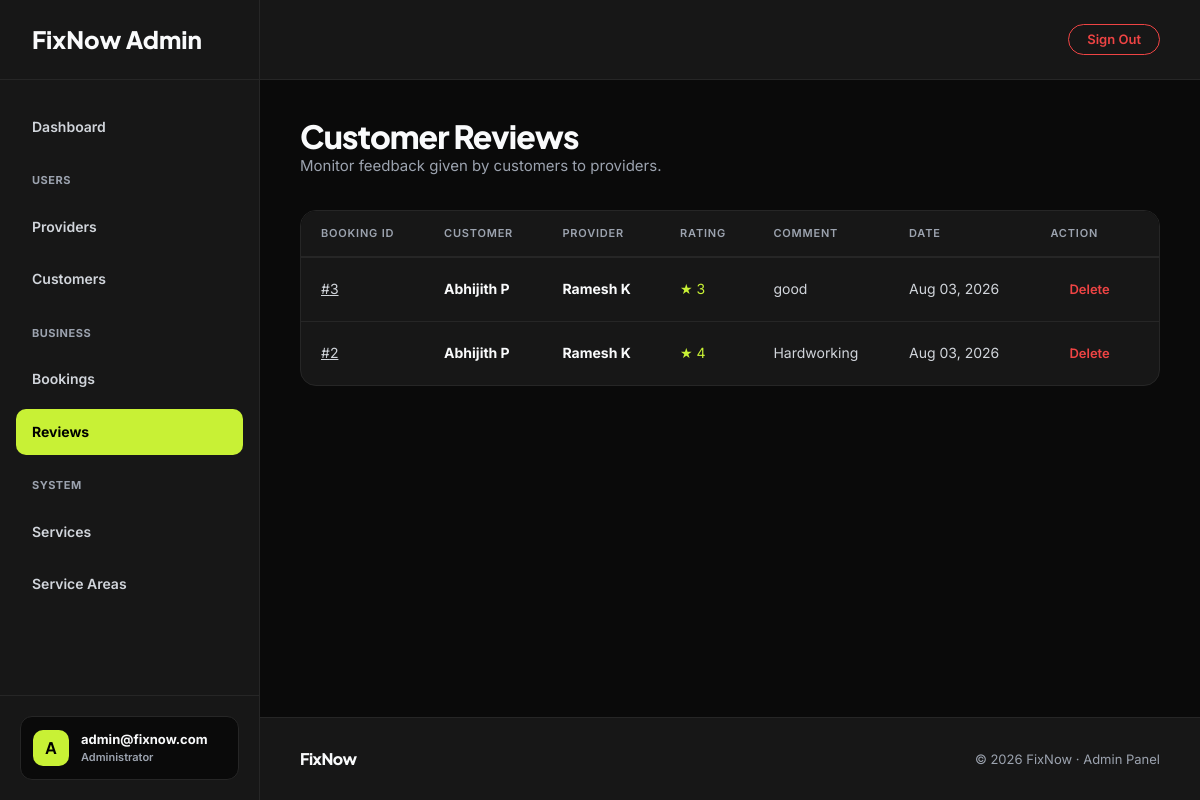
The page /dashboard/reviews/ (signed in) on the database its author committed.
### fixnow_app/models.py (models this page shows, shortened)
class CustomUser(AbstractUser):
    USER_TYPE_CHOICES = (
        ('customer', 'Customer'),
        ('provider', 'Provider'),
    )
    username = None
    email = models.EmailField(unique=True)
    phone = models.CharField(max_length=20, blank=True, null=True)
    user_type = models.CharField(max_length=20, choices=USER_TYPE_CHOICES, blank=True, null=True)
    created_at = models.DateTimeField(auto_now_add=True)
    updated_at = models.DateTimeField(auto_now=True)
    USERNAME_FIELD = 'email'
    REQUIRED_FIELDS = []
    objects = CustomUserManager()

class Review(models.Model):
    booking = models.OneToOneField(Booking, on_delete=models.CASCADE, related_name='review')
    customer = models.ForeignKey(CustomUser, on_delete=models.CASCADE, related_name='reviews_given')
    provider = models.ForeignKey(ProviderProfile, on_delete=models.CASCADE, related_name='reviews')
    rating = models.IntegerField(default=5)
    comment = models.TextField(blank=True)
    created_at = models.DateTimeField(auto_now_add=True)

class Booking(models.Model):
    STATUS_CHOICES = (
        ('pending',     'Pending'),
        ('confirmed',   'Confirmed'),
        ('in_progress', 'In Progress'),
        ('completed',   'Completed'),
        ('rejected',    'Rejected'),
        ('cancelled',   'Cancelled'),
    )
    customer = models.ForeignKey(CustomUser, on_delete=models.CASCADE, related_name='bookings')
    provider = models.ForeignKey(ProviderProfile, on_delete=models.CASCADE, related_name='bookings')
    category = models.ForeignKey(ServiceCategory, on_delete=models.SET_NULL, null=True)
    description = models.TextField()
    scheduled_date = models.DateField()
    scheduled_time = models.TimeField()
    address = models.TextField()
    pincode = models.CharField(max_length=10)
    status = models.CharField(max_length=20, choices=STATUS_CHOICES, default='pending')
    created_at = models.DateTimeField(auto_now_add=True)
    updated_at = models.DateTimeField(auto_now=True)
    class Meta:
        ordering = ['-created_at']

class ProviderProfile(models.Model):
    STATUS_CHOICES = (
        ('pending', 'Pending'),
        ('approved', 'Approved'),
        ('rejected', 'Rejected'),
        ('suspended', 'Suspended'),
    )
    user = models.OneToOneField(CustomUser, on_delete=models.CASCADE, related_name='provider_profile')
    category = models.ForeignKey(ServiceCategory, on_delete=models.SET_NULL, null=True, blank=True, related_name='providers')
    custom_category_request = models.CharField(max_length=200, blank=True, null=True)
    bio = models.TextField(blank=True)
    experience_years = models.IntegerField(default=0)
    profile_photo = models.ImageField(upload_to='provider_photos/', blank=True, null=True)
    id_proof = models.FileField(upload_to='id_proofs/', blank=True, null=True)
    service_pincodes = models.ManyToManyField(ServicePincode, blank=True, related_name='providers')
    is_available = models.BooleanField(default=True)
    avg_rating = models.DecimalField(max_digits=3, decimal_places=2, default=0.00)
    status = models.CharField(max_length=20, choices=STATUS_CHOICES, default='pending')
    created_at = models.DateTimeField(auto_now_add=True)
    updated_at = models.DateTimeField(auto_now=True)

### fixnow_app/views/admin_views.py (the view)
# urls.py: path('dashboard/reviews/', views.admin_review_list, name='admin_review_list'),
@login_required(login_url='admin_login')
def admin_review_list(request):
    if not request.user.is_staff:
        return redirect('admin_login')
    reviews = Review.objects.select_related(
        'customer', 'provider', 'provider__user', 'booking'
    ).order_by('-created_at')
    return render(request, 'admin_pages/review_list.html', {
        'reviews': reviews,
    })

### templates/admin_pages/review_list.html (shortened to what this page needs)
{% extends "admin_pages/base.html" %}
{% load static %}
{% block nav_reviews %}active{% endblock %}
{% block content %}
<div class="fn-page-header">
    <div style="display: flex; justify-content: space-between; align-items: flex-end; flex-wrap: wrap; gap: 24px;">
        <div>
            <h1 class="fn-display fn-display-sm">Customer Reviews</h1>
            <p class="fn-page-sub">Monitor feedback given by customers to providers.</p>
        </div>
    </div>
</div>
<div class="fn-table-wrap">
    <table class="fn-table">
        <thead>
            <tr>
                <th>Booking ID</th>
                <th>Customer</th>
                <th>Provider</th>
                <th>Rating</th>
                <th>Comment</th>
                <th>Date</th>
                <th>Action</th>
            </tr>
        </thead>
        <tbody>
            {% for review in reviews %}
            <tr>
                <td style="color: var(--fn-text-3);">
                    <a href="{% url 'admin_booking_detail' review.booking.id %}" style="color: var(--fn-text-2); text-decoration: underline;">#{{ review.booking.id }}</a>
                </td>
                <td>
                    <strong style="color: var(--fn-text-1);">{{ review.customer.get_full_name|default:review.customer.email }}</strong>
                </td>
                <td>
                    <strong style="color: var(--fn-text-1);">{{ review.provider.user.get_full_name|default:review.provider.user.email }}</strong>
                </td>
                <td style="color: var(--fn-accent);">★ {{ review.rating }}</td>
                <td style="max-width:250px; white-space: nowrap; overflow: hidden; text-overflow: ellipsis;" title="{{ review.comment }}">
                    {{ review.comment|default:"No comment" }}
                </td>
                <td>{{ review.created_at|date:"M d, Y" }}</td>
                <td>
                    <form method="POST" action="{% url 'admin_review_delete' review.id %}">
                        <button type="submit" class="fn-btn fn-btn-ghost fn-btn-sm" style="color: #ef4444; border-color: transparent;" onclick="return confirm('Delete this review permanently?');">Delete</button>
                    </form>
                </td>
            </tr>
            {% empty %}
            <tr>
                <td colspan="7" class="fn-empty" style="padding: 60px 20px;">
                    <div class="fn-empty-sub">No reviews have been submitted yet.</div>
                </td>
            </tr>
            {% endfor %}
        </tbody>
    </table>
</div>
{% endblock %}

### templates/admin_pages/base.html (shortened to what this page needs)
{% load static %}
<!DOCTYPE html>
<html lang="en">
<head>
    <link rel="stylesheet" href="{% static 'css/fixnow.css' %}">
    <link rel="stylesheet" href="https://cdnjs.cloudflare.com/ajax/libs/toastr.js/latest/toastr.min.css">
</head>
<body>
<aside class="fn-sidebar">
    <a href="{% url 'admin_dashboard' %}" class="fn-sidebar-logo">FixNow Admin</a>
    <nav class="fn-sidebar-nav">
        <a href="{% url 'admin_dashboard' %}" class="fn-sidebar-link {% block nav_dashboard %}{% endblock %}">Dashboard</a>
        <div style="font-size: 11px; font-weight: 700; color: var(--fn-text-3); text-transform: uppercase; margin: 16px 0 8px 16px; letter-spacing: 0.5px;">Users</div>
        <a href="{% url 'admin_provider_list' %}" class="fn-sidebar-link {% block nav_providers %}{% endblock %}">Providers</a>
        <a href="{% url 'admin_customer_list' %}" class="fn-sidebar-link {% block nav_customers %}{% endblock %}">Customers</a>
        <div style="font-size: 11px; font-weight: 700; color: var(--fn-text-3); text-transform: uppercase; margin: 16px 0 8px 16px; letter-spacing: 0.5px;">Business</div>
        <a href="{% url 'admin_booking_list' %}" class="fn-sidebar-link {% block nav_bookings %}{% endblock %}">Bookings</a>
        <a href="{% url 'admin_review_list' %}" class="fn-sidebar-link {% block nav_reviews %}{% endblock %}">Reviews</a>
        <div style="font-size: 11px; font-weight: 700; color: var(--fn-text-3); text-transform: uppercase; margin: 16px 0 8px 16px; letter-spacing: 0.5px;">System</div>
        <a href="{% url 'admin_category_list' %}" class="fn-sidebar-link {% block nav_categories %}{% endblock %}">Services</a>
        <a href="{% url 'admin_pincode_list' %}" class="fn-sidebar-link {% block nav_pincodes %}{% endblock %}">Service Areas</a>
    </nav>
    <div class="fn-sidebar-footer">
        <div class="fn-user-profile">
            <div class="fn-user-avatar">A</div>
            <div class="fn-user-info">
                <div class="fn-user-name">{{ request.user.email }}</div>
                <div class="fn-user-role">Administrator</div>
            </div>
        </div>
    </div>
</aside>
<div class="fn-main-wrapper">
    <header class="fn-top-header">
        <a href="{% url 'admin_logout' %}" class="fn-btn fn-btn-ghost fn-btn-sm" style="color: #ef4444; border-color: #ef4444;">Sign Out</a>
    </header>
    <div class="fn-content">
        {% block content %}{% endblock %}
    </div>
    <footer class="fn-footer" style="background: var(--fn-bg-card); border-top: 1px solid var(--fn-border);">
        <span class="fn-footer__logo">FixNow</span>
        <span class="fn-footer__copy">
            © 2026 FixNow · Admin Panel
        </span>
    </footer>
</div>
</body>
</html>

### static/css/fixnow.css (style rules this page uses)
:root { --fn-bg: #f5f4ef; --fn-bg-card: #ffffff; --fn-border: #e8e8e8; --fn-text-1: #0d0d0d; --fn-text-2: #4b4b4b; --fn-text-3: #9ca3af; --fn-accent: #c8f135; --fn-accent-dark: #a8cc1a; --fn-red: #ef4444; --fn-font-head: 'Plus Jakarta Sans', sans-serif; --fn-font-body: 'Inter', sans-serif; --fn-radius-card: 16px; --fn-radius-btn: 50px; --fn-shadow-card: 0 1px 3px rgba(0,0,0,0.06); --fn-shadow-action: 0 4px 16px rgba(0,0,0,0.10); --fn-max-width: 1100px; --fn-pad-section: 100px; --fn-pad-mobile: 40px; }
*, *::before, *::after { box-sizing: border-box; margin: 0; padding: 0; }
html { scroll-behavior: smooth; }
body { font-family: var(--fn-font-body); background: var(--fn-bg); color: var(--fn-text-1); font-size: 15px; line-height: 1.6; -webkit-font-smoothing: antialiased; }
a { color: inherit; text-decoration: none; }
button { cursor: pointer; font-family: inherit; }
p { margin-bottom: 1em; }
p:last-child { margin-bottom: 0; }
.fn-display { font-family: var(--fn-font-head); font-weight: 800; line-height: 1.05; letter-spacing: -0.03em; color: var(--fn-text-1); }
.fn-display-sm { font-size: clamp(22px, 3vw, 32px); }
.fn-btn { display: inline-flex; align-items: center; justify-content: center; gap: 8px; padding: 12px 28px; border-radius: var(--fn-radius-btn); font-family: var(--fn-font-body); font-size: 14px; font-weight: 600; border: none; cursor: pointer; text-decoration: none; transition: all 0.2s; white-space: nowrap; line-height: 1; }
.fn-btn-ghost { background: transparent; color: var(--fn-text-2); border: 1.5px solid var(--fn-border); }
.fn-btn-sm { padding: 8px 18px; font-size: 13px; }
.fn-table-wrap { background: var(--fn-bg-card); border: 1px solid var(--fn-border); border-radius: var(--fn-radius-card); overflow: hidden; }
.fn-table { width: 100%; border-collapse: collapse; font-size: 14px; font-family: var(--fn-font-body); }
.fn-table thead tr { background: var(--fn-bg); border-bottom: 1px solid var(--fn-border); }
.fn-table th { padding: 14px 20px; text-align: left; font-size: 11px; font-weight: 600; text-transform: uppercase; letter-spacing: 0.8px; color: var(--fn-text-3); }
.fn-table td { padding: 16px 20px; color: var(--fn-text-2); border-bottom: 1px solid #f3f4f6; vertical-align: middle; }
.fn-table tbody tr:last-child td { border-bottom: none; }
.fn-page-header { margin-bottom: 32px; }
.fn-page-sub { font-size: 15px; color: var(--fn-text-3); }
.fn-footer { border-top: 1px solid var(--fn-border); padding: 28px 40px; display: flex; justify-content: space-between; align-items: center; background: var(--fn-bg); margin-top: auto; }
.fn-footer__logo { font-family: var(--fn-font-head); font-size: 16px; font-weight: 800; letter-spacing: -0.03em; color: var(--fn-text-1); }
.fn-footer__copy { font-size: 13px; color: var(--fn-text-3); }

### rows shown on the page
CustomUser: user.email "admin@fixnow.com"
Review: booking.id "3", customer.get_full_name "Abhijith P", provider.user.get_full_name "Ramesh K", rating "3", comment "good", created_at "Aug 03, 2026"
Review: booking.id "2", customer.get_full_name "Abhijith P", provider.user.get_full_name "Ramesh K", rating "4", comment "Hardworking", created_at "Aug 03, 2026"
